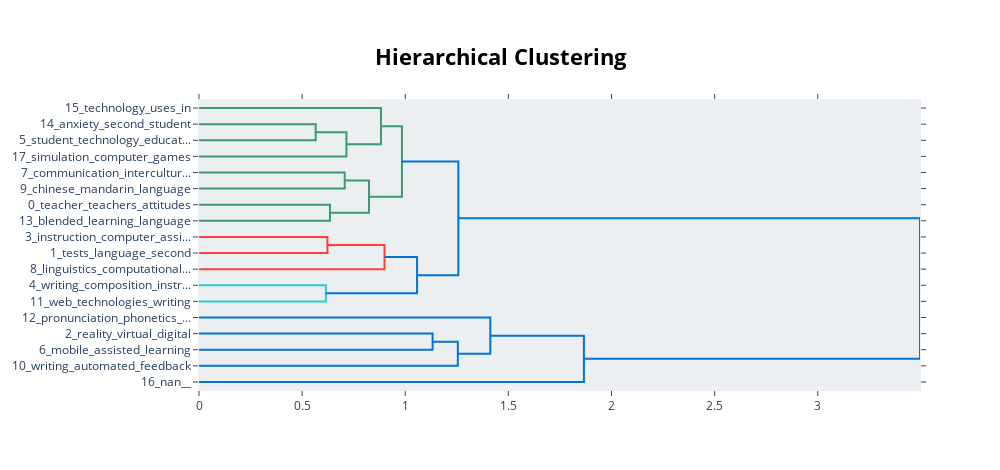

Notebook source saved alongside this figure:
### Code cell
model.visualize_hierarchy()

### Figure 1 — Plotly figure (JSON) as saved in the notebook; plotly's stock layout.template omitted (floating-point values rounded to 4 significant figures)
{"data": [{"hoverinfo": "text", "marker": {"color": "rgb(61,153,112)"}, "mode": "lines", "type": "scatter", "x": [0, 0.5657, 0.5657, 0], "xaxis": "x", "y": [-15, -15, -25, -25], "yaxis": "y"}, {"hoverinfo": "text", "marker": {"color": "rgb(61,153,112)"}, "mode": "lines", "type": "scatter", "x": [0.5657, 0.7148, 0.7148, 0], "xaxis": "x", "y": [-20, -20, -35, -35], "yaxis": "y"}, {"hoverinfo": "text", "marker": {"color": "rgb(61,153,112)"}, "mode": "lines", "type": "scatter", "x": [0, 0.8822, 0.8822, 0.7148], "xaxis": "x", "y": [-5, -5, -27.5, -27.5], "yaxis": "y"}, {"hoverinfo": "text", "marker": {"color": "rgb(61,153,112)"}, "mode": "lines", "type": "scatter", "x": [0, 0.7065, 0.7065, 0], "xaxis": "x", "y": [-45, -45, -55, -55], "yaxis": "y"}, {"hoverinfo": "text", "marker": {"color": "rgb(61,153,112)"}, "mode": "lines", "type": "scatter", "x": [0, 0.6349, 0.6349, 0], "xaxis": "x", "y": [-65, -65, -75, -75], "yaxis": "y"}, {"hoverinfo": "text", "marker": {"color": "rgb(61,153,112)"}, "mode": "lines", "type": "scatter", "x": [0.7065, 0.8243, 0.8243, 0.6349], "xaxis": "x", "y": [-50, -50, -70, -70], "yaxis": "y"}, {"hoverinfo": "text", "marker": {"color": "rgb(61,153,112)"}, "mode": "lines", "type": "scatter", "x": [0.8822, 0.984, 0.984, 0.8243], "xaxis": "x", "y": [-16.25, -16.25, -60, -60], "yaxis": "y"}, {"hoverinfo": "text", "marker": {"color": "rgb(255,65,54)"}, "mode": "lines", "type": "scatter", "x": [0, 0.6225, 0.6225, 0], "xaxis": "x", "y": [-85, -85, -95, -95], "yaxis": "y"}, {"hoverinfo": "text", "marker": {"color": "rgb(255,65,54)"}, "mode": "lines", "type": "scatter", "x": [0.6225, 0.8994, 0.8994, 0], "xaxis": "x", "y": [-90, -90, -105, -105], "yaxis": "y"}, {"hoverinfo": "text", "marker": {"color": "rgb(35,205,205)"}, "mode": "lines", "type": "scatter", "x": [0, 0.615, 0.615, 0], "xaxis": "x", "y": [-115, -115, -125, -125], "yaxis": "y"}, {"hoverinfo": "text", "marker": {"color": "rgb(0,116,217)"}, "mode": "lines", "type": "scatter", "x": [0.8994, 1.057, 1.057, 0.615], "xaxis": "x", "y": [-97.5, -97.5, -120, -120], "yaxis": "y"}, {"hoverinfo": "text", "marker": {"color": "rgb(0,116,217)"}, "mode": "lines", "type": "scatter", "x": [0.984, 1.257, 1.257, 1.057], "xaxis": "x", "y": [-38.12, -38.12, -108.8, -108.8], "yaxis": "y"}, {"hoverinfo": "text", "marker": {"color": "rgb(0,116,217)"}, "mode": "lines", "type": "scatter", "x": [0, 1.132, 1.132, 0], "xaxis": "x", "y": [-145, -145, -155, -155], "yaxis": "y"}, {"hoverinfo": "text", "marker": {"color": "rgb(0,116,217)"}, "mode": "lines", "type": "scatter", "x": [1.132, 1.255, 1.255, 0], "xaxis": "x", "y": [-150, -150, -165, -165], "yaxis": "y"}, {"hoverinfo": "text", "marker": {"color": "rgb(0,116,217)"}, "mode": "lines", "type": "scatter", "x": [0, 1.412, 1.412, 1.255], "xaxis": "x", "y": [-135, -135, -157.5, -157.5], "yaxis": "y"}, {"hoverinfo": "text", "marker": {"color": "rgb(0,116,217)"}, "mode": "lines", "type": "scatter", "x": [1.412, 1.866, 1.866, 0], "xaxis": "x", "y": [-146.2, -146.2, -175, -175], "yaxis": "y"}, {"hoverinfo": "text", "marker": {"color": "rgb(0,116,217)"}, "mode": "lines", "type": "scatter", "x": [1.257, 3.496, 3.496, 1.866], "xaxis": "x", "y": [-73.44, -73.44, -160.6, -160.6], "yaxis": "y"}], "layout": {"autosize": false, "height": 470, "hoverlabel": {"bgcolor": "white", "font": {"family": "Rockwell", "size": 16}}, "hovermode": "closest", "plot_bgcolor": "#ECEFF1", "showlegend": false, "title": {"font": {"color": "Black", "size": 22}, "text": "<b>Hierarchical Clustering</b>", "x": 0.5, "xanchor": "center", "yanchor": "top"}, "width": 1000, "xaxis": {"mirror": "allticks", "rangemode": "tozero", "showgrid": false, "showline": true, "showticklabels": true, "ticks": "outside", "type": "linear", "zeroline": false}, "yaxis": {"mirror": "allticks", "range": [-180, 0], "rangemode": "tozero", "showgrid": false, "showline": true, "showticklabels": true, "tickmode": "array", "ticks": "outside", "ticktext": ["15_technology_uses_in", "14_anxiety_second_student", "5_student_technology_educat...", "17_simulation_computer_games", "7_communication_intercultur...", "9_chinese_mandarin_language", "0_teacher_teachers_attitudes", "13_blended_learning_language", "3_instruction_computer_assi...", "1_tests_language_second", "8_linguistics_computational...", "4_writing_composition_instr...", "11_web_technologies_writing", "12_pronunciation_phonetics_...", "2_reality_virtual_digital", "6_mobile_assisted_learning", "10_writing_automated_feedback", "16_nan__"], "tickvals": [-5, -15, -25, -35, -45, -55, -65, -75, -85, -95, -105, -115, -125, -135, -145, -155, -165, -175], "type": "linear", "zeroline": false}}}
